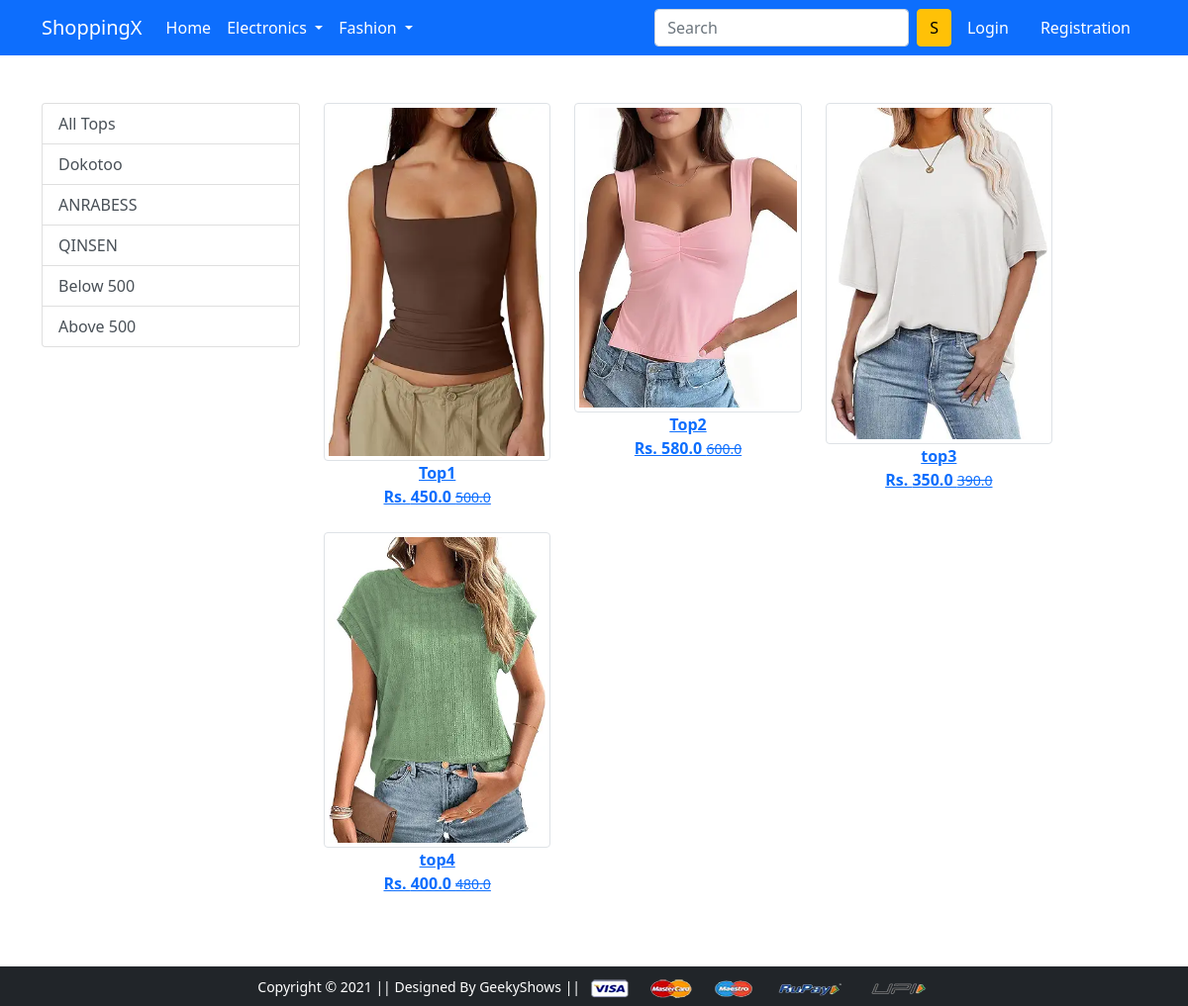
Screenshot of /topwear with the database file from the repository.
### app/models.py (models this page shows, shortened)
class Product(models.Model):
    title=models.CharField(max_length=100)
    selling_price=models.FloatField()
    discounted_price=models.FloatField()
    description=models.TextField()
    brand=models.CharField(max_length=100)
    category=models.CharField(choices=CATEGORY_CHOICES,max_length=2,default='M')
    product_image=models.ImageField(upload_to='productimg')

### app/views.py (the view)
# urls.py: path('topwear', views.tops, name='topwear'),
def tops(request,data=None):
  if data==None:
    topwear=Product.objects.filter(category='TW')
  elif data=='Dokotoo' or data=='ANRABESS' or data=='QINSEN':
    topwear=Product.objects.filter(category='TW').filter(brand=data)
  elif data=='Below':
    topwear=Product.objects.filter(category='TW').filter(discounted_price__lt=500)
  elif data=='Above':
    topwear=Product.objects.filter(category='TW').filter(discounted_price__gt=500)
  return render(request,'app/topwear.html',{'topwear':topwear})

### app/templates/app/topwear.html (shortened to what this page needs)
{% extends 'app/base.html' %}
{% load static %}
{% block main-content %}
<div class="container my-5">
 <div class="row">
  <div class="col-sm-3">
    <div class="list-group">
        <a href="{% url 'topwear' %}" class="list-group-item list-group-item-action" aria-current="true">All Tops</a>
        <a href="{% url 'topweardata' 'Dokotoo' %}" class="list-group-item list-group-item-action" aria-current="true">Dokotoo</a>
        <a href="{% url 'topweardata' 'ANRABESS' %}" class="list-group-item list-group-item-action" aria-current="true">ANRABESS</a>
        <a href="{% url 'topweardata' 'QINSEN' %}" class="list-group-item list-group-item-action" aria-current="true">QINSEN</a>
        <a href="{% url 'topweardata' 'Below' %}" class="list-group-item list-group-item-action" aria-current="true">Below 500</a>
        <a href="{% url 'topweardata' 'Above' %}" class="list-group-item list-group-item-action" aria-current="true">Above 500</a>
    </div>
  </div>
  <div class="col-sm-8">
    <div class="row">
        {% for product in topwear %}
        <div class="col-sm-4 text-center mb-4">
            <a href="{% url 'product-detail' product.id %}" class="'btn">
                <div class="item">
                    <img src="{{product.product_image.url}}" class="img-thumbnail" alt="" height="300" class="">
                    <div class="fw-bold">{{product.title}}</div>
                    <div class="fw-bold ">Rs. {{product.discounted_price}}
                        <small class="fw-light text-decoration-line-through">{{product.selling_price}}</small>
                    </div>
                </div>
            </a>
        </div>
        {% endfor %}
    </div>
  </div>
 </div>
</div>
{% endblock main-content %}

### rows the page displays
Product: product_image (picture), title "Top1", discounted_price "450.0", selling_price "500.0"
Product: product_image (picture), title "Top2", discounted_price "580.0", selling_price "600.0"
Product: product_image (picture), title "top3", discounted_price "350.0", selling_price "390.0"
Product: product_image (picture), title "top4", discounted_price "400.0", selling_price "480.0"
